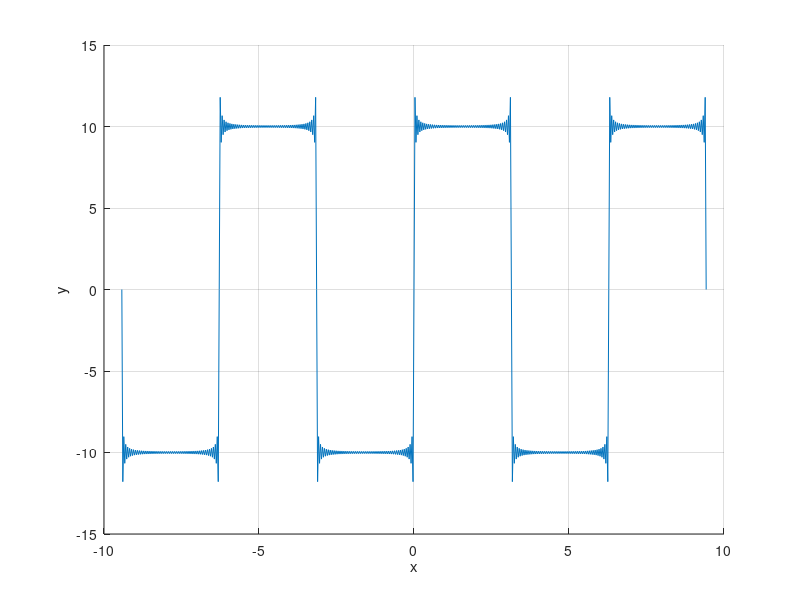

MATLAB code to generate this figure:
%% ME 3001 - Mechanical Engineeing Analysis
%
% Tristan Hill - 7/22/2015 - modified from Dr. Han
%
% Fourier Series Approximation of Square Wave
%% 

clear all
close all
clc

x=-3*pi:0.01*pi:3*pi;%range for expanded fn.

B=10;% 1/2 height of wave

%calculate the Sigma Series part of the function
figure(1);hold on %allows plot overlay(multi curves)
N=100

sum=0; %initialize the sum
for i=1:N %Sigma Sum
    sum=sum+2*B/pi*(1/i)*(1-(-1)^i)*sin(i*x);
end
f=sum;
plot(x,f)
grid on
xlabel('x')
ylabel('y')
   
